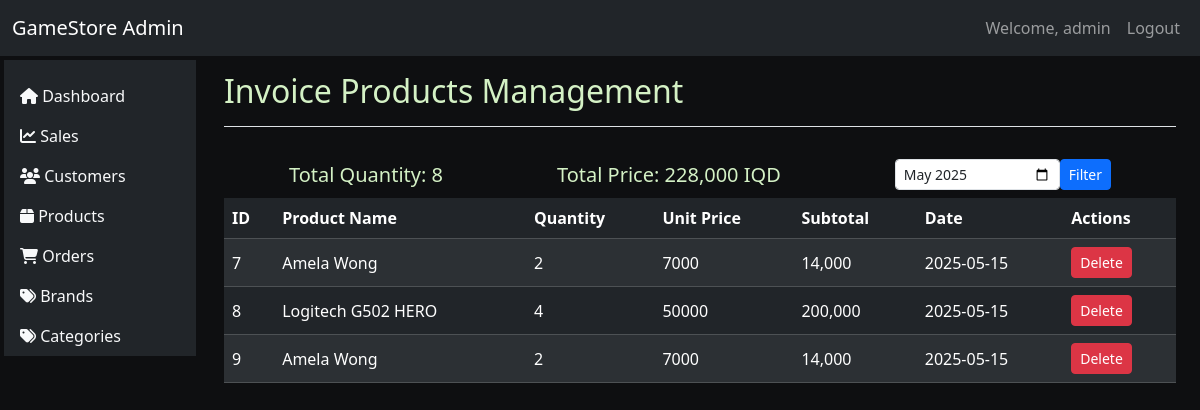
Screenshot of /admin/sales.php (signed in) with the database file from the repository.
### tables this page shows
CREATE TABLE `invoice_products` (
  `id` int(11) NOT NULL,
  `invoice_id` int(11) NOT NULL,
  `product_id` int(11) NOT NULL,
  `quantity` int(11) NOT NULL,
  `price` double NOT NULL,
  `created_at` date NOT NULL DEFAULT current_timestamp()
);

CREATE TABLE `products` (
  `id` int(11) NOT NULL,
  `product_name` varchar(255) NOT NULL,
  `product_quantity` int(11) NOT NULL,
  `product_content` text NOT NULL,
  `product_price` double NOT NULL,
  `product_price_sell` double NOT NULL,
  `product_image` text NOT NULL,
  `brand_id` int(11) NOT NULL,
  `category_id` int(11) NOT NULL,
  `product_new` enum('true','false') NOT NULL,
  `created_at` date NOT NULL DEFAULT current_timestamp()
);

### app/php/admin/invoice_product/functions.php (called while the page is built, shortened)
<?php
function getAllInvoiceProducts($year, $month)
{
    global $connect;
    try {
        $sql = "SELECT invoice_products.*, products.product_name
        FROM invoice_products
        JOIN products ON invoice_products.product_id = products.id
        JOIN invoices ON invoice_products.invoice_id = invoices.id
        WHERE invoices.status = 'completed'
        AND YEAR(invoice_products.created_at) = :year
        AND MONTH(invoice_products.created_at) = :month";
        $stmt = $connect->prepare($sql);
        $stmt->bindParam(':year', $year, PDO::PARAM_INT);
        $stmt->bindParam(':month', $month, PDO::PARAM_INT);
        $stmt->execute();
        return $stmt->fetchAll(PDO::FETCH_ASSOC);
    } catch (PDOException $e) {
        error_log("Error getting all invoice products: " . $e->getMessage());
        return false;
    }
}
function getTotalInvoiceProducts($year, $month)
{
    global $connect;
    try {
        $sql = "SELECT SUM(invoice_products.price * invoice_products.quantity) AS total_price
         , SUM(invoice_products.quantity) AS total_quantity FROM invoice_products
         JOIN invoices ON invoice_products.invoice_id = invoices.id
         WHERE invoices.status = 'completed'
         AND YEAR(invoice_products.created_at) = :year
         AND MONTH(invoice_products.created_at) = :month";
        $stmt = $connect->prepare($sql);
        $stmt->bindParam(':year', $year, PDO::PARAM_INT);
        $stmt->bindParam(':month', $month, PDO::PARAM_INT);
        $stmt->execute();
        $result = $stmt->fetch(PDO::FETCH_ASSOC);
        return $result;
    } catch (PDOException $e) {
        error_log("Error calculating total invoice products price: " . $e->getMessage());
        return 0;
    }
}

### admin/sales.php (the view, shortened to what this page needs)
<?php
include "../app/php/config/config.php";
include "../app/php/admin/invoice/functions.php";
include "../app/php/admin/invoice_product/functions.php";
$currentYear = date('Y');
$currentMonth = date('m');
$invoice_products = getAllInvoiceProducts($currentYear, $currentMonth);
$total_invoice_products = getTotalInvoiceProducts($currentYear, $currentMonth);
include "../components/admin/app.php";
?>
<div class="container-fluid">
    <div class="row">
        <div class="col-md-2 p-1 sidebar">
            <?php include "../components/admin/sidebar.php"; ?>
        </div>
        <main role="main" class="col-md-10 ml-sm-auto px-4">
            <div class="d-flex justify-content-between flex-wrap flex-md-nowrap align-items-center pt-3 pb-2 mb-3 border-bottom">
                <h2>Invoice Products Management</h2>
            </div>
            <div class="mt-4 p-2  rounded">
                <div class="d-flex flex-column flex-md-row justify-content-md-around align-items-center">
                    <h5 class="mb-3 mb-md-0">Total Quantity: <?php echo number_format($total_invoice_products['total_quantity']); ?></h5>
                    <h5 class="mb-3 mb-md-0">Total Price: <?php echo number_format($total_invoice_products['total_price']); ?> IQD</h5>
                    <div class="mt-3 mt-md-0">
                        <form action="<?php htmlspecialchars($_SERVER['PHP_SELF']); ?>" method="post" class="d-flex align-items-center">
                            <input type="month" name="month_year" value="<?php echo $currentYear . '-' . $currentMonth; ?>" class="form-control form-control-sm">
                            <button type="submit" name="date" class="btn btn-primary btn-sm ml-2 mt-2 mt-sm-0">Filter</button>
                        </form>
                    </div>
                </div>
            </div>
            <div class="table-responsive">
                <table class="table table-dark table-striped">
                    <thead>
                        <tr>
                            <th>ID</th>
                            <th>Product Name</th>
                            <th>Quantity</th>
                            <th>Unit Price</th>
                            <th>Subtotal</th>
                            <th>Date</th>
                            <th>Actions</th>
                        </tr>
                    </thead>
                    <tbody>
                        <?php foreach ($invoice_products as $item): ?>
                            <tr>
                                <td><?php echo $item['id']; ?></td>
                                <td><?php echo $item['product_name']; ?></td>
                                <td><?php echo $item['quantity']; ?></td>
                                <td><?php echo $item['price']; ?></td>
                                <td><?php echo number_format($item['price'] * $item['quantity']); ?></td>
                                <td><?php echo $item['created_at']; ?></td>
                                <td>
                                    <form method="POST" action="<?php htmlspecialchars($_SERVER['PHP_SELF']); ?>"
                                        style="display:inline;" onsubmit="return confirm('Are you sure you want to delete this product?');">
                                        <button type="submit" name="delete" class="btn btn-danger btn-sm">Delete</button>
                                    </form>
                                </td>
                            </tr>
                        <?php endforeach; ?>
                    </tbody>
                </table>
            </div>
        </main>
    </div>
</div>
<?php include "../components/admin/footer.php"; ?>

### components/admin/app.php (style rules this page uses)
table td { vertical-align: middle; }
body { background-color: #0e0f11; color: #d4f1c5; font-family: 'Segoe UI', Tahoma, Geneva, Verdana, sans-serif; }

### rows the page displays
invoice_products: id "7", product.product_name "Amela Wong", quantity "2", price "7000", $item['price'] * $item['quantity'] "14,000", created_at "2025-05-15"
invoice_products: id "8", product.product_name "Logitech G502 HERO", quantity "4", price "50000", $item['price'] * $item['quantity'] "200,000", created_at "2025-05-15"
invoice_products: id "9", product.product_name "Amela Wong", quantity "2", price "7000", $item['price'] * $item['quantity'] "14,000", created_at "2025-05-15"

### other values shown
$_SESSION["username"] "admin"
$total_invoice_products['total_quantity'] "8"
$total_invoice_products['total_price'] "228,000"
